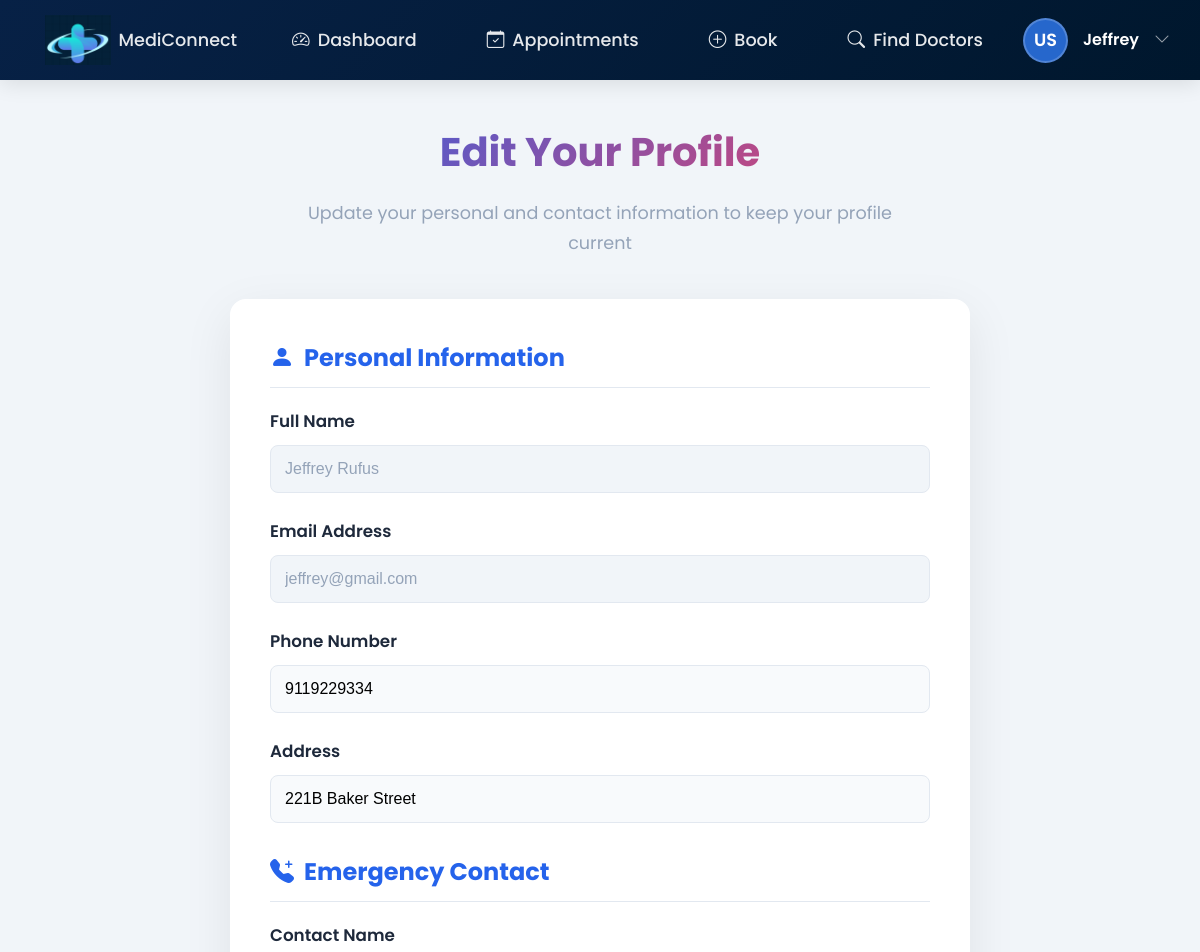
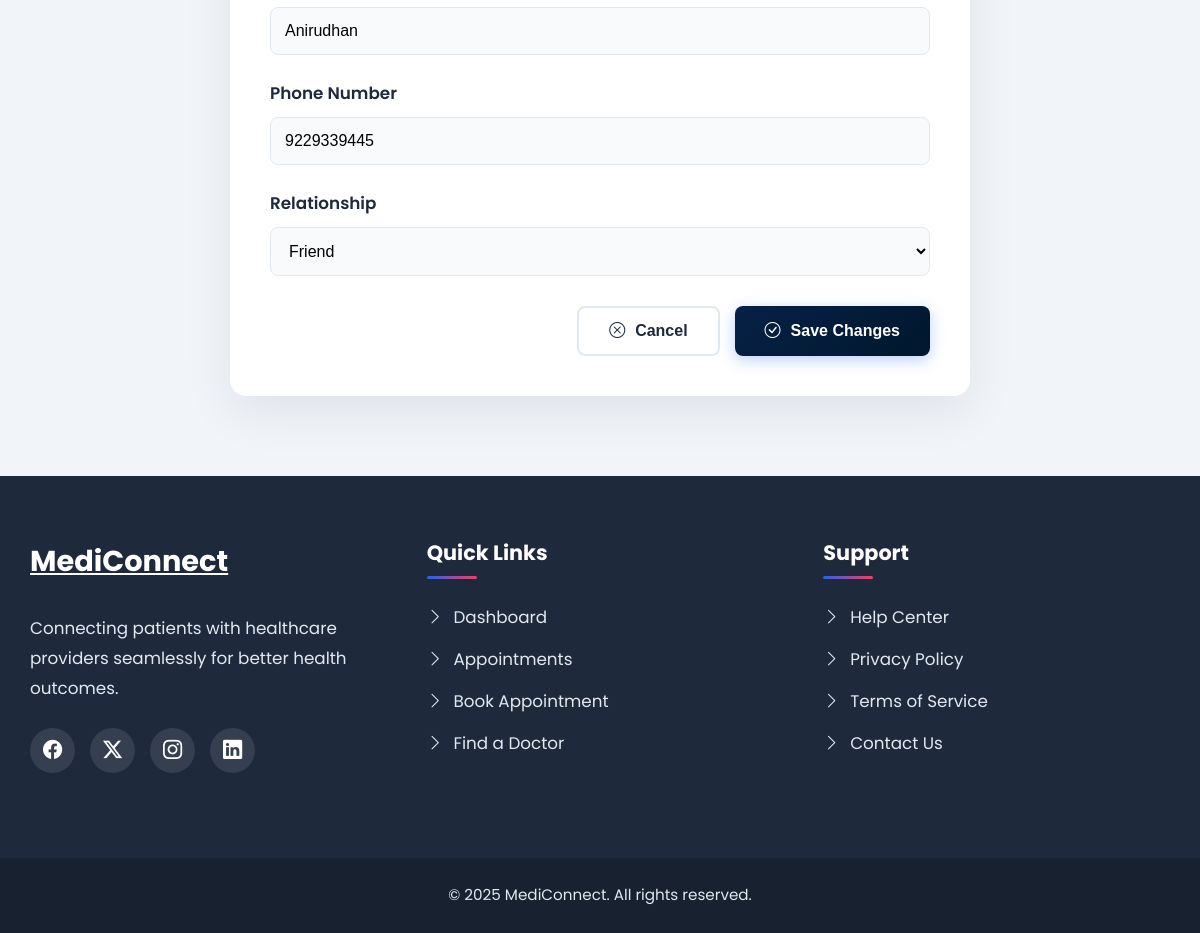
Screenshot of /Edit_Profile (signed in) with the database file from the repository (2 pictures, top to bottom).
### Tables.py (models this page shows)
class Patients(db.Model):
    __tablename__ = 'Patients'
    p_id = db.Column(db.Integer, primary_key=True, autoincrement=True)
    f_name = db.Column(db.String, nullable=False)
    l_name = db.Column(db.String, nullable=False)
    email = db.Column(db.String, unique=True, nullable=False)
    password = db.Column(db.String, nullable=False)
    address = db.Column(db.Text)
    ph_number = db.Column(db.Text)
    dob = db.Column(db.Date, nullable=False)
    gender = db.Column(db.String)
    allergies = db.Column(db.Text)
    ch_conditions = db.Column(db.Text)
    surgeries = db.Column(db.Text)
    medications = db.Column(db.Text)
    em_name = db.Column(db.String, nullable=False)
    em_rel = db.Column(db.String, nullable=False)
    em_phone = db.Column(db.String, nullable=False)
    appointments = db.relationship("Appointments", back_populates="patient")

### app.py (the view, shortened to what this page needs)
@app.route('/Edit_Profile', methods = ["GET", "POST"])
def Edit_Profile():
    if request.method == "GET":
        patient_id = session.get('patient_id')
        data = Patient_Details(patient_id)
        return render_template("edit_profile.html", data = data)
    else:
        return render_template("error.html")

### app.py (called while the page is built)
def Patient_Details(patient_id):
    record = Patients.query.filter_by(p_id = patient_id).first()
    if record:
        return {
            'first_name': record.f_name,
            'last_name': record.l_name,
            'email': record.email,
            'address': record.address,
            'ph_number': record.ph_number,
            'dob': record.dob,
            'gender': record.gender,
            'allergies': record.allergies,
            'ch_conditions': record.ch_conditions,
            'surgeries': record.surgeries,
            'medications': record.medications,
            'em_name': record.em_name,
            'em_rel': record.em_rel,
            'em_phone': record.em_phone
        }
    else:
        return None

### templates/edit_profile.html (shortened to what this page needs)
<!DOCTYPE html>
<html lang="en">
<head>
    <link rel="stylesheet" href="https://cdnjs.cloudflare.com/ajax/libs/font-awesome/6.4.0/css/all.min.css">
    <link rel="stylesheet" href="https://cdn.jsdelivr.net/npm/bootstrap-icons@1.11.3/font/bootstrap-icons.min.css">
</head>
<body>
    <div class="header-container">
        <nav class="main-nav">
            <a href="{{ url_for('Dashboard') }}" class="brand">
                <img src="{{ url_for('static', filename='logo1.png') }}" alt="MediConnect">
                <span>MediConnect</span>
            </a>
            <div class="nav-links">
                <a href="{{ url_for('Dashboard') }}">
                    <i class="bi bi-speedometer2"></i>Dashboard
                </a>
                <a href="{{ url_for('Patient_Appointments') }}">
                    <i class="bi bi-calendar-check"></i>Appointments
                </a>
                <a href="{{ url_for('Book_Appointment') }}">
                    <i class="bi bi-plus-circle"></i>Book
                </a>
                <a href="{{ url_for('Search_Doctor') }}">
                    <i class="bi bi-search"></i>Find Doctors
                </a>
            </div>
            <div class="dropdown">
                <div class="user-profile">
                    <div class="initials-avatar" id="userAvatar">US</div>
                    <div class="user-info">
                        <span class="user-name">{{ data['first_name'] }}</span>
                    </div>
                    <i class="bi bi-chevron-down" style="color: rgba(255,255,255,0.6);"></i>
                </div>
            </div>
        </nav>
    </div>
    <div class="container">
        <div class="edit-header fade-in">
            <h1>Edit Your Profile</h1>
            <p>Update your personal and contact information to keep your profile current</p>
        </div>
        <form action="/Edit_Profile" method="POST" class="edit-form slide-up">
            <div class="form-section">
                <h2><i class="bi bi-person-fill"></i> Personal Information</h2>
                <div class="form-group">
                    <label for="patient-name">Full Name</label>
                    <input type="text" id="patient-name" value="{{ data['first_name'] }} {{ data['last_name'] }}" disabled>
                </div>
                <div class="form-group">
                    <label for="email">Email Address</label>
                    <input type="email" id="email" value="{{ data['email'] }}" disabled>
                </div>
                <div class="form-group">
                    <label for="ph_number">Phone Number</label>
                    <input type="tel" id="ph_number" name="ph_number" value="{{ data['ph_number'] }}">
                </div>
                <div class="form-group">
                    <label for="address">Address</label>
                    <input type="text" id="address" name="address" value="{{ data['address'] }}">
                </div>
            </div>
            <div class="form-section">
                <h2><i class="bi bi-telephone-plus-fill"></i> Emergency Contact</h2>
                <div class="form-group">
                    <label for="em_name">Contact Name</label>
                    <input type="text" id="em_name" name="em_name" value="{{ data['em_name'] }}">
                </div>
                <div class="form-group">
                    <label for="em_phone">Phone Number</label>
                    <input type="tel" id="em_phone" name="em_phone" value="{{ data['em_phone'] }}">
                </div>
                <div class="form-group">
                    <label for="em_rel">Relationship</label>
                    <select id="em_rel" name="em_rel">
                        <option value="Friend" {% if data['em_rel'] == 'Friend' %} selected {% endif %}>Friend</option>
                    </select>
                </div>
            </div>
            <div class="form-actions">
                <button type="button" class="btn btn-outline">
                    <i class="bi bi-x-circle"></i> Cancel
                </button>
                <button type="submit" class="btn btn-primary">
                    <i class="bi bi-check-circle"></i> Save Changes
                </button>
            </div>
        </form>
    </div>
    <footer class="footer">
        <div class="footer-container">
            <div class="footer-about">
                <a href="#" class="footer-logo">MediConnect</a>
                <p class="footer-about">Connecting patients with healthcare providers seamlessly for better health outcomes.</p>
                <div class="footer-social">
                    <a href="#"><i class="bi bi-facebook"></i></a>
                    <a href="#"><i class="bi bi-twitter-x"></i></a>
                    <a href="#"><i class="bi bi-instagram"></i></a>
                    <a href="#"><i class="bi bi-linkedin"></i></a>
                </div>
            </div>
            <div class="footer-links">
                <h4>Quick Links</h4>
                <ul>
                    <li><a href="{{ url_for('Dashboard') }}"><i class="bi bi-chevron-right"></i>Dashboard</a></li>
                    <li><a href="{{ url_for('Patient_Appointments') }}"><i class="bi bi-chevron-right"></i>Appointments</a></li>
                    <li><a href="{{ url_for('Book_Appointment') }}"><i class="bi bi-chevron-right"></i>Book Appointment</a></li>
                    <li><a href="{{ url_for('Search_Doctor') }}"><i class="bi bi-chevron-right"></i>Find a Doctor</a></li>
                </ul>
            </div>
            <div class="footer-links">
                <h4>Support</h4>
                <ul>
                    <li><a href="#"><i class="bi bi-chevron-right"></i>Help Center</a></li>
                    <li><a href="#"><i class="bi bi-chevron-right"></i>Privacy Policy</a></li>
                    <li><a href="#"><i class="bi bi-chevron-right"></i>Terms of Service</a></li>
                    <li><a href="#"><i class="bi bi-chevron-right"></i>Contact Us</a></li>
                </ul>
            </div>
        </div>
        <div class="copyright">
            &copy; 2025 MediConnect. All rights reserved.
        </div>
    </footer>
</body>
</html>

### rows the page displays
Patients: first_name "Jeffrey", first_name "Jeffrey Rufus", email "jeffrey@gmail.com", ph_number "9119229334", address "221B Baker Street", em_name "Anirudhan", em_phone "9229339445", em_rel "Friend"
